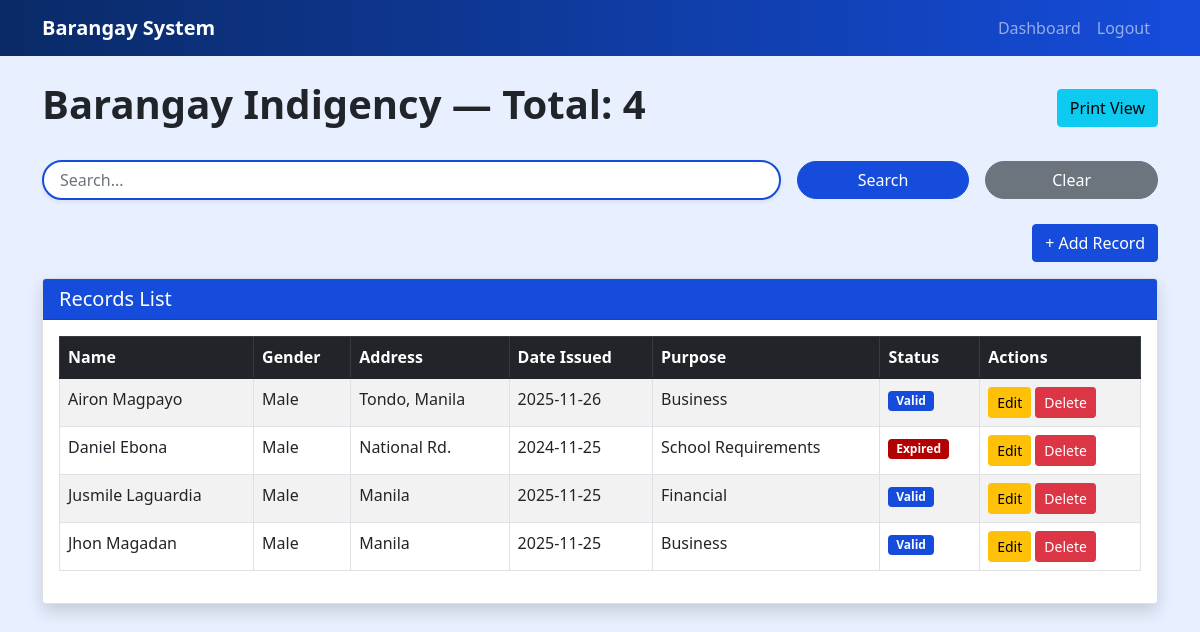
Before: /indigency with the older database file.
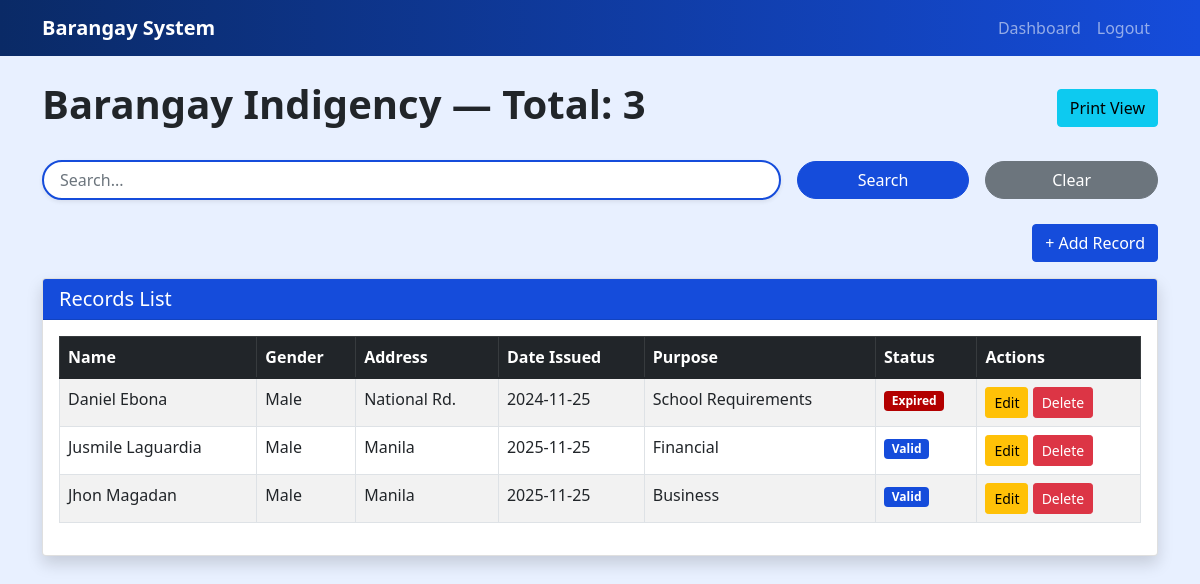
After: the same page with the newer database file.
### models.py (models this page shows)
class Indigency(db.Model):
    id = db.Column(db.Integer, primary_key=True)
    name = db.Column(db.String(200), nullable=False)
    address = db.Column(db.String(300))
    gender = db.Column(db.String(20))
    purpose = db.Column(db.String(300))
    status = db.Column(db.String(50))
    date_issued = db.Column(db.Date)

### app.py (the view, shortened to what this page needs)
        def view_func():
            q = request.args.get("q", "").strip()
            month = request.args.get("month", "")
            year = request.args.get("year", "")
            qry = Model.query
            if month and year and "date_issued" in Model.__table__.columns.keys():
                qry = qry.filter(
                    db.func.strftime("%m", Model.date_issued) == f"{int(month):02d}",
                    db.func.strftime("%Y", Model.date_issued) == year
                )
            records_orm = qry.order_by(Model.id.desc()).all()
            today = datetime.utcnow().date()
            for r in records_orm:
                if hasattr(r, "date_issued") and r.date_issued:
                    months = 12 if "business" in (getattr(r, "purpose", "") or "").lower() else 6
                    expiry = r.date_issued + timedelta(days=30 * months)
                    if hasattr(r, "status"):
                        r.status = "Expired" if today > expiry else "Valid"
            records = [row_to_dict(r, Model) for r in records_orm]
            headers = model_headers(Model)
            fields = make_fields_from_model(Model)
            page = request.args.get("page", 1, type=int)
            per_page = 10
            total = len(records)
            start = (page - 1) * per_page
            end = start + per_page
            page_records = records[start:end]
            class PageObj:
                def __init__(self, page, per_page, total):
                    self.page = page
                    self.per_page = per_page
                    self.total = total
                    self.pages = (total + per_page - 1) // per_page
            page_obj = PageObj(page, per_page, total)
            return render_template(
                template,
                title=title,
                records=page_records,
                page_obj=page_obj,
                q=q,
                month=month,
                year=year,
                route_name=prefix,
                headers=headers,
                fields=fields
            )

### app.py (called while the page is built)
def column_is_date(col):
    return "DATE" in str(col.type).upper() or col.type.__class__.__name__.lower().startswith("date")

def column_is_numeric(col):
    return col.type.__class__.__name__.lower() in ("integer", "bigint", "smallint", "numeric", "float", "decimal")

def model_columns(Model):
    return [c for c in Model.__table__.columns]

def model_headers(Model):
    return [c.name for c in model_columns(Model)]

def row_to_dict(row, Model):
    out = {}
    for c in model_columns(Model):
        val = getattr(row, c.name)
        if isinstance(val, datetime):
            out[c.name] = val.date().isoformat()
        elif hasattr(val, "isoformat") and column_is_date(c) and val is not None:
            try:
                out[c.name] = val.isoformat()
            except:
                out[c.name] = str(val)
        else:
            out[c.name] = val
    return out

### templates/indigency.html (shortened to what this page needs)
{% extends 'record_template.html' %}

### templates/record_template.html (shortened to what the changed rows need)
<!DOCTYPE html>
<html lang="en">
<head>
    <link href="https://cdn.jsdelivr.net/npm/bootstrap@5.1.3/dist/css/bootstrap.min.css" rel="stylesheet">
</head>
<body>
<div class="container mt-4">
    <div class="d-flex justify-content-between align-items-center mb-4">
        <h1 class="fw-bold text-center text-dark">
            {{ title }} — Total: {{ page_obj.total }}
        </h1>
        <div>
            <a href="{{ url_for('print_view', rtype=route_name) }}" class="btn btn-info">Print View</a>
        </div>
    </div>
    <div class="card shadow">
        <div class="card-body">
            {% if records %}
            <div class="table-responsive">
                <table class="table table-bordered table-striped">
                    <thead class="table-dark">
                    <tr>
                        {% for f in fields %}
                            <th>{{ f.name.replace('_',' ')|title }}</th>
                        {% endfor %}
                        {% if 'status' in headers %}
                            <th>Status</th>
                        {% endif %}
                        <th>Actions</th>
                    </tr>
                    </thead>
                    <tbody>
                    {% for r in records %}
                        <tr>
                            {% for f in fields %}
                                <td>{{ r[f.name] }}</td>
                            {% endfor %}
                            {% if 'status' in headers %}
                                <td>
                                    {% if r.status %}
                                        <span class="badge bg-{{ 'danger' if r.status=='Expired' else 'success' }}">
                                            {{ r.status }}
                                        </span>
                                    {% else %} — {% endif %}
                                </td>
                            {% endif %}
                            <td>
                                <a href="{{ url_for('edit_record', rtype=route_name, id=r['id']) }}"
                                   class="btn btn-sm btn-warning">Edit</a>
                                <form action="{{ url_for('delete_record', rtype=route_name, id=r['id']) }}"
                                      method="POST" style="display:inline;">
                                    <button class="btn btn-sm btn-danger"
                                            onclick="return confirm('Delete record?')">Delete</button>
                                </form>
                            </td>
                        </tr>
                    {% endfor %}
                    </tbody>
                </table>
            </div>
            {% else %}
                <div class="alert alert-info">No records found.</div>
            {% endif %}
        </div>
    </div>
</div>
</body>
</html>

Changed rows visible on the page:
removed Indigency: name "Airon Magpayo" "Male" "Tondo, Manila" "2025-11-26" "Business", status "Valid"
Other visible differences:
{{ page_obj.total }}: "4" → "3"
